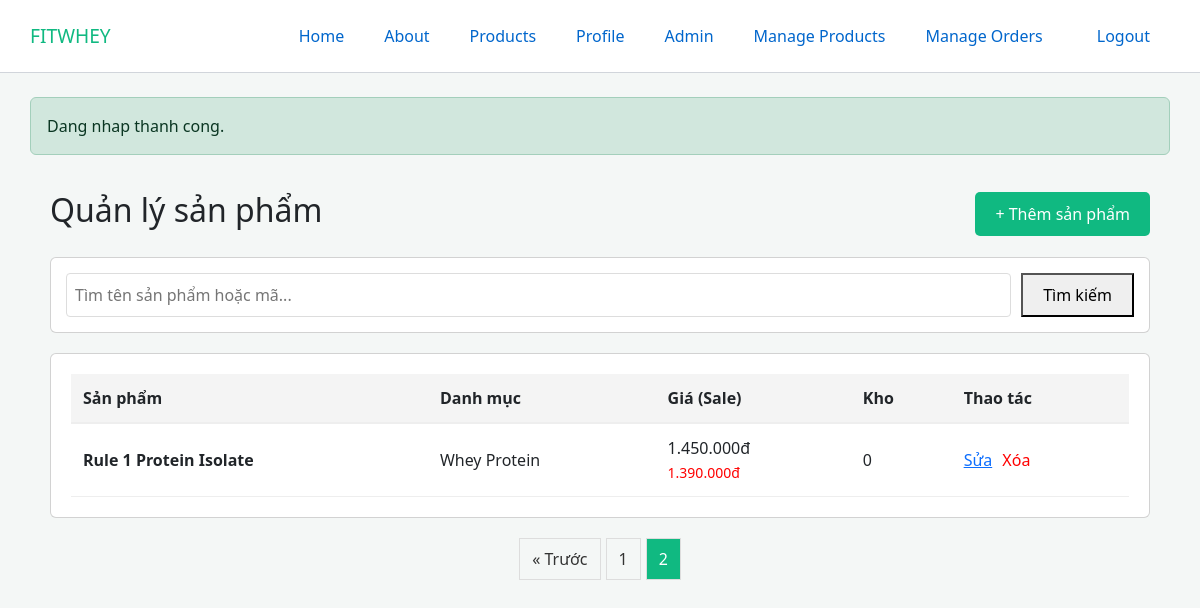
/admin/products?page=2 (signed in), run on the app's committed database.
### tables this page shows
CREATE TABLE IF NOT EXISTS Products (
    id CHAR(36) PRIMARY KEY,
    category_id INT,
    name VARCHAR(255) NOT NULL,
    slug VARCHAR(255) UNIQUE NOT NULL,
    description TEXT,
    price DECIMAL(10, 2) NOT NULL,
    sale_price DECIMAL(10, 2),
    stock_quantity INT DEFAULT 0,
    weight DECIMAL(10, 2) DEFAULT NULL COMMENT 'In grams',
    flavor VARCHAR(100) DEFAULT NULL,
    is_active TINYINT(1) DEFAULT 1,
    created_at TIMESTAMP DEFAULT CURRENT_TIMESTAMP,
    updated_at TIMESTAMP DEFAULT CURRENT_TIMESTAMP ON UPDATE CURRENT_TIMESTAMP,
    FOREIGN KEY (category_id) REFERENCES Categories(id) ON DELETE SET NULL
);

CREATE TABLE IF NOT EXISTS Categories (
    id INT AUTO_INCREMENT PRIMARY KEY,
    parent_id INT DEFAULT NULL,
    name VARCHAR(255) NOT NULL,
    slug VARCHAR(255) UNIQUE NOT NULL,
    FOREIGN KEY (parent_id) REFERENCES Categories(id) ON DELETE SET NULL
);

### core/View.php (called while the page is built, shortened)
<?php
class View
{
    public static function render(string $view, array $data = [], string $layout = 'main'): void
    {
        $viewPath = __DIR__ . '/../views/' . $view . '.php';
        extract($data, EXTR_SKIP);
        require $viewPath;
    }
}

### core/Controller.php (called while the page is built, shortened)
<?php
abstract class Controller
{
    protected function view(string $view, array $data = [], string $layout = 'main'): void
    {
        View::render($view, $data, $layout);
    }
}

### controllers/AdminProductController.php (called while the page is built, shortened)
<?php
class AdminProductController extends Controller {
    public function index(): void {
    $productModel = new Product();
    $limit = 2;
    $page = isset($_GET['page']) ? (int)$_GET['page'] : 1;
    $offset = ($page - 1) * $limit;
    $products = $productModel->getPaginated($limit, $offset);
    $totalRecords = $productModel->getTotalCount();
    $totalPages = ceil($totalRecords / $limit);
    $this->view('admin/products/index', [
        'products' => $products,
        'currentPage' => $page,
        'totalPages' => $totalPages
    ]);
}
}

### core/Router.php (called while the page is built, shortened)
<?php
class Router
{
    private array $routes = [
        'GET' => [],
        'POST' => [],
    ];
    private function addRoute(string $method, string $path, string $action): void
    {
        $normalizedPath = $this->normalizePath($path);
        $this->routes[$method][$normalizedPath] = $action;
    }
    public function dispatch(string $requestUri, string $requestMethod): void
    {
        $path = parse_url($requestUri, PHP_URL_PATH) ?? '/';
        $path = $this->normalizePath($path);
        $basePath = rtrim(dirname($_SERVER['SCRIPT_NAME'] ?? ''), '/');
        if ($basePath !== '' && $basePath !== '/' && str_starts_with($path, $basePath)) {
            $path = substr($path, strlen($basePath)) ?: '/';
        }
        $routesByMethod = $this->routes[$requestMethod] ?? [];
        [$controllerName, $methodName] = explode('@', $routesByMethod[$path]);
        $controller = new $controllerName();
        $controller->{$methodName}();
    }
    private function normalizePath(string $path): string
    {
        $path = '/' . trim($path, '/');
        return $path === '//' ? '/' : $path;
    }
}

### index.php (called while the page is built, shortened)
<?php
spl_autoload_register(function (string $class): void {
    $paths = [
        __DIR__ . '/core/' . $class . '.php',
        __DIR__ . '/controllers/' . $class . '.php',
        __DIR__ . '/models/' . $class . '.php',
    ];
    foreach ($paths as $path) {
        if (file_exists($path)) {
            return;
        }
    }
});
$router = new Router();
$router->dispatch($_SERVER['REQUEST_URI'] ?? '/', $_SERVER['REQUEST_METHOD'] ?? 'GET');

### config/database.php (called while the page is built, shortened)
<?php
return [
    'host' => '127.0.0.1',
    'port' => 3306,
    'dbname' => 'whey_web',
    'charset' => 'utf8mb4',
    'username' => 'root',
    'password' => '',
    'auto_create_database' => true,
    'auto_create_auth_tables' => true,
];

### core/Database.php (called while the page is built, shortened)
<?php
class Database
{
    private static ?PDO $connection = null;
    public static function connection(): PDO
    {
        $config = require __DIR__ . '/../config/database.php';
        $dsn = sprintf(
            'mysql:host=%s;port=%d;dbname=%s;charset=%s',
            $config['host'],
            $config['port'],
            $config['dbname'],
            $config['charset']
        );
        try {
            self::$connection = new PDO($dsn, $config['username'], $config['password'], [
                PDO::ATTR_ERRMODE => PDO::ERRMODE_EXCEPTION,
                PDO::ATTR_DEFAULT_FETCH_MODE => PDO::FETCH_ASSOC,
            ]);
        } catch (PDOException $exception) {
            $mysqlCode = (int) ($exception->errorInfo[1] ?? 0);
            if ($mysqlCode === 1049 && !empty($config['auto_create_database'])) {
                self::createDatabaseIfMissing($config);
                self::$connection = new PDO($dsn, $config['username'], $config['password'], [
                    PDO::ATTR_ERRMODE => PDO::ERRMODE_EXCEPTION,
                    PDO::ATTR_DEFAULT_FETCH_MODE => PDO::FETCH_ASSOC,
                ]);
            } else {
                throw new RuntimeException(
                    'Database connection failed. Please check config/database.php and ensure MySQL is running.',
                    previous: $exception
                );
            }
        }
        return self::$connection;
    }
    private static function createAuthTablesIfMissing(PDO $pdo, string $charset): void
    {
        $collation = ($charset === 'utf8mb4') ? 'utf8mb4_unicode_ci' : $charset . '_general_ci';
    }
}

### core/Model.php (called while the page is built, shortened)
<?php
abstract class Model
{
    public function __construct()
    {
        $this->db = Database::connection();
    }
}

### models/Product.php (called while the page is built, shortened)
<?php
class Product extends Model
{
    public function getPaginated(int $limit, int $offset): array {
        $sql = "SELECT p.*, c.name as category_name, pi.url as image_url
                FROM Products p
                LEFT JOIN Categories c ON p.category_id = c.id
                LEFT JOIN Product_Images pi ON p.id = pi.product_id AND pi.is_main = 1
                ORDER BY p.created_at DESC
                LIMIT :limit OFFSET :offset";
        $stmt = $this->db->prepare($sql);
        $stmt->bindValue(':limit', $limit, PDO::PARAM_INT);
        $stmt->bindValue(':offset', $offset, PDO::PARAM_INT);
        $stmt->execute();
        return $stmt->fetchAll();
    }
    public function getTotalCount(): int {
        return (int)$this->db->query("SELECT COUNT(*) FROM Products")->fetchColumn();
    }
}

### views/admin/products/index.php (the view, shortened to what this page needs)
<div class="admin-container" style="padding: 20px;">
    <div style="display: flex; justify-content: space-between; align-items: center; margin-bottom: 20px;">
        <h2>Quản lý sản phẩm</h2>
        <a href="/whey_web/admin/products/create" class="btn-primary" style="padding: 10px 20px; background: var(--primary); color: white; border-radius: 5px; text-decoration: none;">+ Thêm sản phẩm</a>
    </div>
    <div class="card" style="margin-bottom: 20px; padding: 15px;">
        <form action="/whey_web/admin/products" method="get" style="display: flex; gap: 10px;">
            <input type="text" name="search" value="<?= htmlspecialchars($search ?? '') ?>" placeholder="Tìm tên sản phẩm hoặc mã..." style="flex: 1; padding: 8px; border: 1px solid #ddd; border-radius: 4px;">
            <button type="submit" style="padding: 8px 20px; cursor: pointer;">Tìm kiếm</button>
        </form>
    </div>
    <div class="card">
        <table style="width: 100%; border-collapse: collapse;">
            <thead>
                <tr style="background: #f4f4f4; text-align: left; border-bottom: 2px solid #eee;">
                    <th style="padding: 12px;">Sản phẩm</th>
                    <th style="padding: 12px;">Danh mục</th>
                    <th style="padding: 12px;">Giá (Sale)</th>
                    <th style="padding: 12px;">Kho</th>
                    <th style="padding: 12px;">Thao tác</th>
                </tr>
            </thead>
            <tbody>
                <?php foreach ($products as $product): ?>
                <tr style="border-bottom: 1px solid #eee;">
                    <td style="padding: 12px;">
                        <strong><?= htmlspecialchars($product['name']) ?></strong>
                    </td>
                    <td style="padding: 12px;"><?= htmlspecialchars($product['category_name'] ?? 'Chưa phân loại') ?></td>
                    <td style="padding: 12px;">
                        <?= number_format($product['price'], 0, ',', '.') ?>đ
                        <br><small style="color: red;"><?= number_format($product['sale_price'], 0, ',', '.') ?>đ</small>
                    </td>
                    <td style="padding: 12px;"><?= $product['stock_quantity'] ?></td>
                    <td style="padding: 12px;">
                        <a href="/whey_web/admin/products/edit?id=<?= $product['id'] ?>" class="btn-edit">Sửa</a>
                        <form action="/whey_web/admin/products/delete" method="POST" style="display:inline;" onsubmit="return confirm('Bạn có chắc muốn xóa?')">
                            <button type="submit" class="btn-delete" style="color: red; border: none; background: none; cursor: pointer;">Xóa</button>
                        </form>
                    </td>
                </tr>
                <?php endforeach; ?>
            </tbody>
        </table>
    </div>
    <div class="pagination" style="margin-top: 20px; display: flex; justify-content: center; gap: 5px;">
        <?php if ($currentPage > 1): ?>
            <a href="?page=<?= $currentPage - 1 ?>" style="padding: 8px 12px; border: 1px solid #ddd; text-decoration: none; color: #333;">&laquo; Trước</a>
        <?php endif; ?>
        <?php for ($i = 1; $i <= $totalPages; $i++): ?>
            <a href="?page=<?= $i ?>"
            style="padding: 8px 12px; border: 1px solid #ddd; text-decoration: none;
                    <?= $i === $currentPage ? 'background: var(--primary); color: white;' : 'color: #333;' ?>">
                <?= $i ?>
            </a>
        <?php endfor; ?>
    </div>
</div>

### assets/css/app.css (style rules this page uses)
:root { --bg: #f5f7fb; --surface: #ffffff; --text: #1f2937; --primary: #10b981; --border: #d1d5db; --danger: #ef4444; }
* { box-sizing: border-box; }
body { margin: 0; font-family: Inter, "Segoe UI", Tahoma, sans-serif; background: #f3f4f6; color: var(--text); }
.card { background: var(--surface); border: 1px solid var(--border); border-radius: 12px; padding: 20px; }

### views/layouts/main.php (style rules this page uses)
:root { --green-fit: #28a745; --dark-fit: #333333; }
body { font-family: 'Segoe UI', Tahoma, Geneva, Verdana, sans-serif; background: #f4f7f6; display: flex; flex-direction: column; min-height: 100vh; margin: 0; }

### data on the page
products: name "Rule 1 Protein Isolate", category.name "Whey Protein", price "1.450.000", sale_price "1.390.000", stock_quantity "0"

### other printed values
$layoutSuccess "Dang nhap thanh cong."
